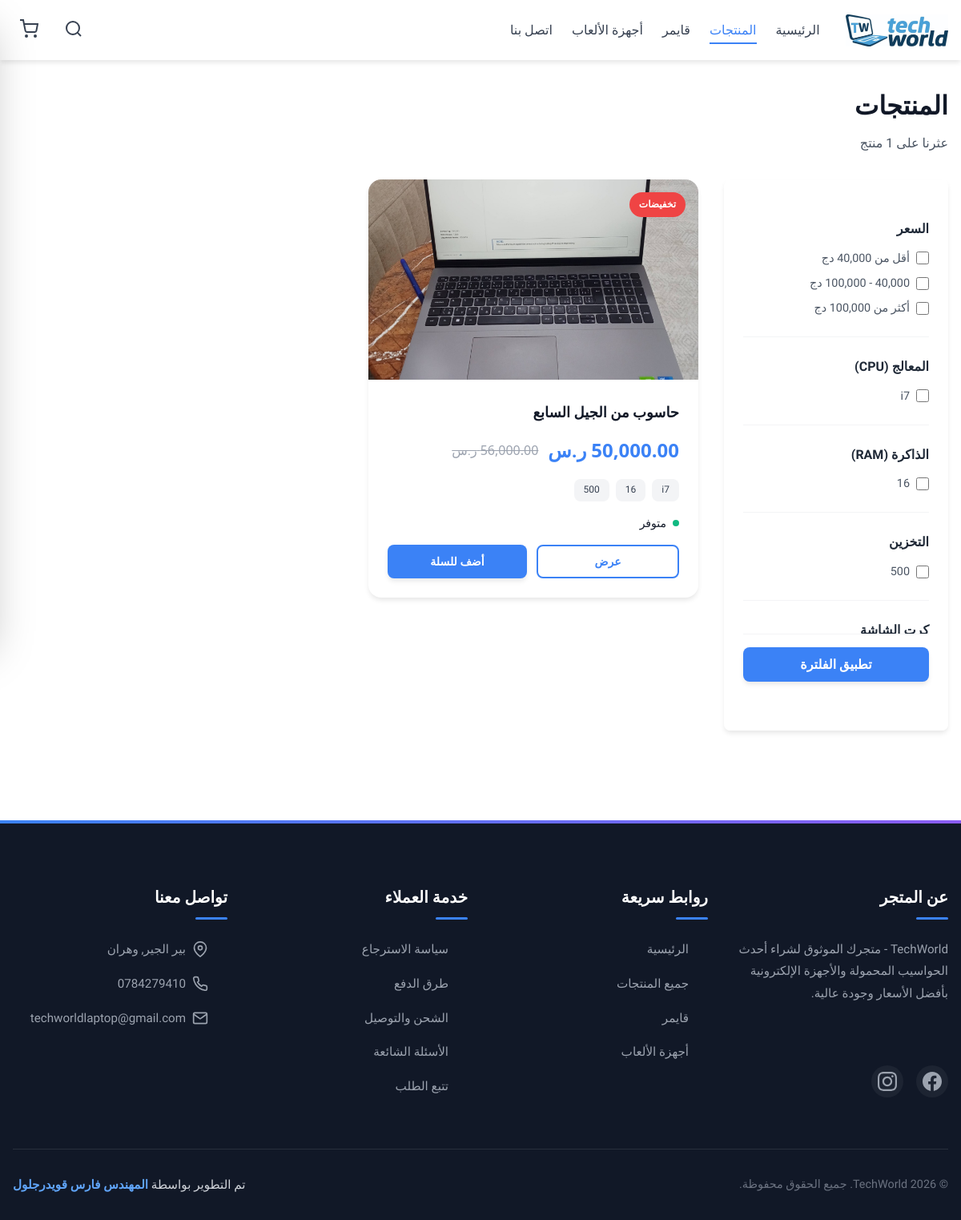
The page /products.php on the database as committed earlier.
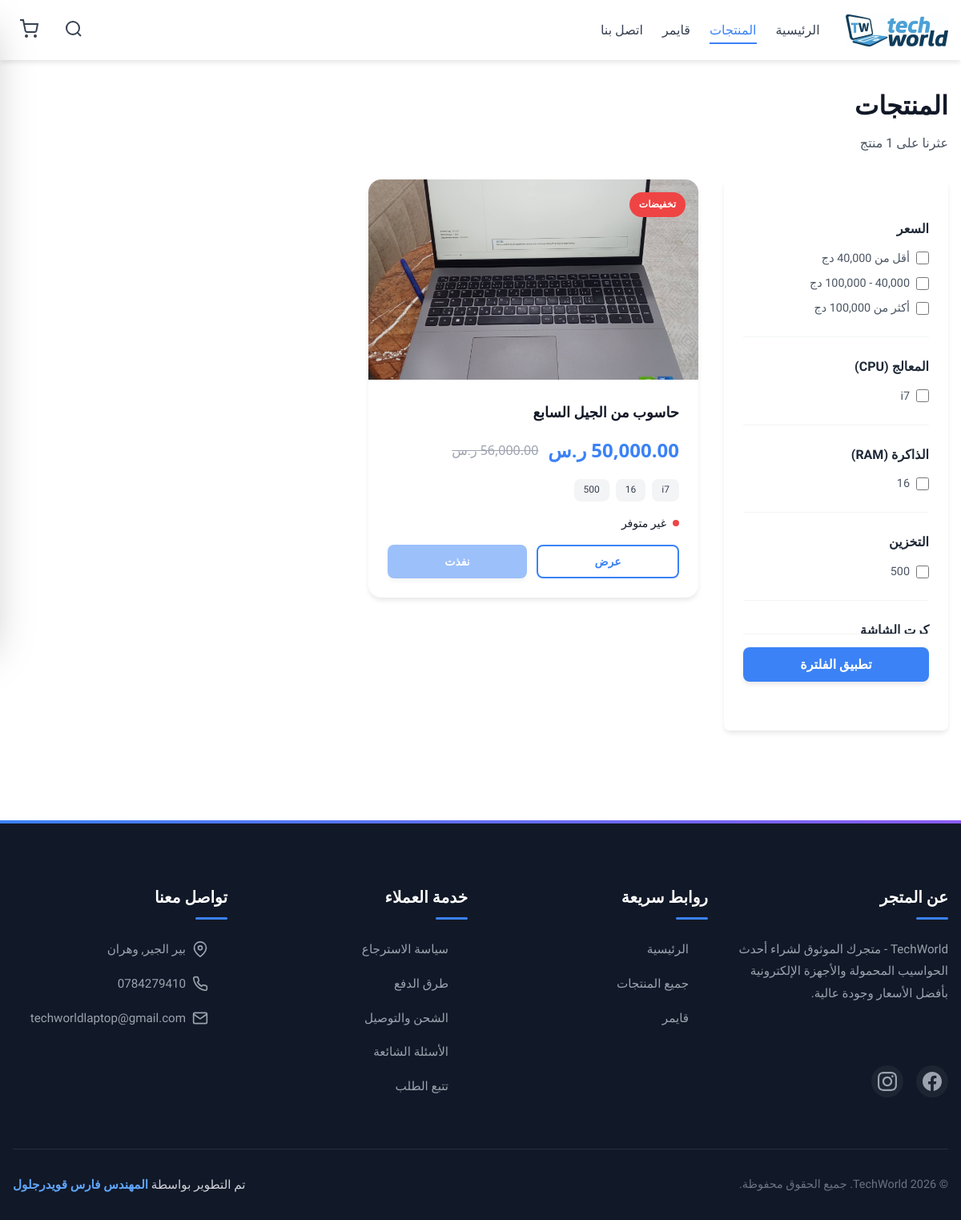
The same page on the database as committed later.
### tables this page shows
CREATE TABLE `categories` (
  `id` int(11) NOT NULL,
  `name_ar` varchar(100) NOT NULL,
  `name_en` varchar(100) NOT NULL,
  `slug` varchar(100) NOT NULL,
  `description` text DEFAULT NULL,
  `icon` varchar(100) DEFAULT NULL,
  `image` varchar(255) DEFAULT NULL,
  `is_active` tinyint(1) DEFAULT 1,
  `display_order` int(11) DEFAULT 0,
  `created_at` timestamp NOT NULL DEFAULT current_timestamp(),
  `updated_at` timestamp NOT NULL DEFAULT current_timestamp() ON UPDATE current_timestamp()
);

CREATE TABLE `products` (
  `id` int(11) NOT NULL,
  `name_ar` varchar(200) NOT NULL,
  `name_en` varchar(200) NOT NULL,
  `slug` varchar(200) NOT NULL,
  `sku` varchar(100) DEFAULT NULL,
  `model` varchar(100) DEFAULT NULL,
  `brand` varchar(100) DEFAULT NULL,
  `category_id` int(11) NOT NULL,
  `price` decimal(10,2) NOT NULL,
  `original_price` decimal(10,2) DEFAULT NULL,
  `discount_percentage` int(11) DEFAULT 0,
  `stock_count` int(11) DEFAULT 0,
  `in_stock` tinyint(1) DEFAULT 1,
  `min_stock` int(11) DEFAULT 5,
  `processor` varchar(200) DEFAULT NULL,
  `ram` varchar(100) DEFAULT NULL,
  `storage` varchar(100) DEFAULT NULL,
  `gpu` varchar(200) DEFAULT NULL,
  `screen_size` varchar(50) DEFAULT NULL,
  `screen_resolution` varchar(100) DEFAULT NULL,
  `battery` varchar(100) DEFAULT NULL,
  `weight` varchar(50) DEFAULT NULL,
  `os` varchar(100) DEFAULT NULL,
  `ports` text DEFAULT NULL,
  `description_short` text DEFAULT NULL,
  `description_full` text DEFAULT NULL,
  `warranty` varchar(200) DEFAULT NULL,
  `badge` enum('new','bestseller','sale','featured','none') DEFAULT 'none',
  `status` enum('active','inactive','draft','out_of_stock') DEFAULT 'active',
  `views` int(11) DEFAULT 0,
  `sales` int(11) DEFAULT 0,
  `rating` decimal(3,2) DEFAULT 0.00,
  `review_count` int(11) DEFAULT 0,
  `meta_title` varchar(200) DEFAULT NULL,
  `meta_description` text DEFAULT NULL,
  `meta_keywords` text DEFAULT NULL,
  `created_at` timestamp NOT NULL DEFAULT current_timestamp(),
  `updated_at` timestamp NOT NULL DEFAULT current_timestamp() ON UPDATE current_timestamp()
);

CREATE TABLE `product_images` (
  `id` int(11) NOT NULL,
  `product_id` int(11) NOT NULL,
  `image_url` varchar(500) NOT NULL,
  `is_primary` tinyint(1) DEFAULT 0,
  `display_order` int(11) DEFAULT 0,
  `alt_text` varchar(200) DEFAULT NULL,
  `created_at` timestamp NOT NULL DEFAULT current_timestamp()
);

CREATE TABLE `settings` (
  `id` int(11) NOT NULL,
  `setting_key` varchar(100) NOT NULL,
  `setting_value` text DEFAULT NULL,
  `setting_type` enum('text','number','boolean','json') DEFAULT 'text',
  `description` varchar(255) DEFAULT NULL,
  `updated_at` timestamp NOT NULL DEFAULT current_timestamp() ON UPDATE current_timestamp()
);

### config/database.php (called while the page is built, shortened)
<?php
try {
    $dsn = "mysql:host=" . DB_HOST . ";dbname=" . DB_NAME . ";charset=" . DB_CHARSET;
    $options = [
        PDO::ATTR_ERRMODE            => PDO::ERRMODE_EXCEPTION,
        PDO::ATTR_DEFAULT_FETCH_MODE => PDO::FETCH_ASSOC,
        PDO::ATTR_EMULATE_PREPARES   => false,
        PDO::MYSQL_ATTR_INIT_COMMAND => "SET NAMES " . DB_CHARSET
    ];
    $pdo = new PDO($dsn, DB_USER, DB_PASS, $options);
} catch (PDOException $e) {
    die("خطأ في الاتصال بقاعدة البيانات: " . $e->getMessage());
}
function query($sql, $params = []) {
    global $pdo;
    try {
        $stmt = $pdo->prepare($sql);
        $stmt->execute($params);
        return $stmt;
    } catch (PDOException $e) {
        error_log("Database Error: " . $e->getMessage());
        return false;
    }
}
function fetchOne($sql, $params = []) {
    $stmt = query($sql, $params);
    return $stmt ? $stmt->fetch() : null;
}
function fetchAll($sql, $params = []) {
    $stmt = query($sql, $params);
    return $stmt ? $stmt->fetchAll() : [];
}

### products.php (the view, shortened to what the changed rows need)
<?php
require_once 'includes/functions.php';
$brands = getUniqueValues('brand');
$processors = getUniqueValues('processor');
$rams = getUniqueValues('ram');
$storages = getUniqueValues('storage');
$gpus = getUniqueValues('gpu');
$filters = [
    'search' => $_GET['search'] ?? null,
    'category' => $_GET['category'] ?? null,
    'price_range' => $_GET['price_range'] ?? [],
    'brand' => $_GET['brand'] ?? [],
    'processor' => $_GET['processor'] ?? [],
    'ram' => $_GET['ram'] ?? [],
    'storage' => $_GET['storage'] ?? [],
    'gpu' => $_GET['gpu'] ?? []
];
$sort = $_GET['sort'] ?? 'newest';
$products = getFilteredProducts($filters, $sort);
$pageTitle = 'المنتجات';
$categories = getAllCategories();
$currency = getSetting('currency_symbol', 'دج');
include 'includes/header.php';
?>
<div class="container" style="padding: 2rem 1rem;">
    <div style="display: flex; justify-content: space-between; align-items: center; margin-bottom: 2rem; flex-wrap: wrap; gap: 1rem;">
        <div>
            <h1 style="font-size: 2rem; font-weight: 700; margin-bottom: 0.5rem;"><?php echo clean($pageTitle); ?></h1>
        </div>
    </div>
    <div class="products-layout">
        <aside class="filter-sidebar" id="filterSidebar">
            <form method="GET" action="products.php">
                <?php
                $attrMap = [
                    'brand'     => ['title' => 'العلامة التجارية', 'data' => $brands],
                    'processor' => ['title' => 'المعالج (CPU)', 'data' => $processors],
                    'ram'     => ['title' => 'الذاكرة (RAM)', 'data' => $rams],
                    'storage'   => ['title' => 'التخزين', 'data' => $storages],
                    'gpu'       => ['title' => 'كرت الشاشة', 'data' => $gpus],
                ];
                foreach ($attrMap as $key => $info):
                    if (empty($info['data'])) continue;
                    sort($info['data']);
                ?>
                <div class="filter-group">
                    <div class="filter-title"><?php echo $info['title']; ?></div>
                    <div class="filter-options">
                        <?php foreach ($info['data'] as $val): ?>
                        <label class="filter-label">
                            <input type="checkbox" name="<?php echo $key; ?>[]" value="<?php echo clean($val); ?>" class="filter-checkbox" <?php echo in_array($val, $filters[$key])?'checked':''; ?>>
                            <?php echo clean($val); ?>
                        </label>
                        <?php endforeach; ?>
                    </div>
                </div>
                <?php endforeach; ?>
            </form>
        </aside>
        <main>
            <?php if (!empty($products)): ?>
                <div class="products-grid">
                    <?php foreach ($products as $product): ?>
                        <div class="product-card">
                            <?php if ($product['badge'] && $product['badge'] !== 'none'): ?>
                                <span class="product-badge <?php echo $product['badge']; ?>">
                                    <?php
                                    $badges = ['new' => 'جديد', 'bestseller' => 'الأكثر مبيعاً', 'sale' => 'تخفيضات', 'featured' => 'مميز'];
                                    echo $badges[$product['badge']] ?? '';
                                    ?>
                                </span>
                            <?php endif; ?>
                            <a href="product.php?id=<?php echo $product['id']; ?>">
                                <?php $image = !empty($product['images']) ? $product['images'][0]['image_url'] : 'assets/images/placeholder.jpg'; ?>
                                <img src="<?php echo clean($image); ?>" alt="<?php echo clean($product['name_ar']); ?>" class="product-image" onerror="this.src='assets/images/placeholder.jpg'">
                            </a>
                            <div class="product-body">
                                <h3 class="product-name">
                                    <a href="product.php?id=<?php echo $product['id']; ?>" style="color: inherit;"><?php echo clean($product['name_ar']); ?></a>
                                </h3>
                                <div class="product-price">
                                    <span class="current-price"><?php echo formatPrice($product['price']); ?> <?php echo $currency; ?></span>
                                    <?php if ($product['original_price'] && $product['original_price'] > $product['price']): ?>
                                        <span class="original-price"><?php echo formatPrice($product['original_price']); ?> <?php echo $currency; ?></span>
                                    <?php endif; ?>
                                </div>
                                <?php if ($product['processor'] || $product['ram'] || $product['storage']): ?>
                                    <div class="product-specs">
                                        <?php if ($product['processor']): ?><span class="spec-badge"><?php echo clean($product['processor']); ?></span><?php endif; ?>
                                        <?php if ($product['ram']): ?><span class="spec-badge"><?php echo clean($product['ram']); ?></span><?php endif; ?>
                                        <?php if ($product['storage']): ?><span class="spec-badge"><?php echo clean($product['storage']); ?></span><?php endif; ?>
                                    </div>
                                <?php endif; ?>
                                <div class="stock-status">
                                    <span class="stock-dot <?php echo $product['stock_count'] > 0 ? 'in-stock' : 'out-of-stock'; ?>"></span>
                                    <span><?php echo $product['stock_count'] > 0 ? 'متوفر' : 'غير متوفر'; ?></span>
                                </div>
                                <div class="product-actions">
                                    <a href="product.php?id=<?php echo $product['id']; ?>" class="btn btn-secondary btn-sm">عرض</a>
                                    <?php if ($product['stock_count'] > 0): ?>
                                        <button class="btn btn-primary btn-sm" onclick="addToCart('<?php echo $product['id']; ?>', '<?php echo addslashes($product['name_ar']); ?>', <?php echo $product['price']; ?>, '<?php echo clean($image); ?>')">أضف للسلة</button>
                                    <?php else: ?>
                                        <button class="btn btn-primary btn-sm" disabled>نفذت</button>
                                    <?php endif; ?>
                                </div>
                            </div>
                        </div>
                    <?php endforeach; ?>
                </div>
            <?php endif; ?>
        </main>
    </div>
</div>
<?php include 'includes/footer.php'; ?>

### includes/header.php (shortened to what the changed rows need)
<?php
require_once __DIR__ . '/functions.php';
$categories = getAllCategories();
$pageTitle = $pageTitle ?? 'متجر التقنية';
?>
<!DOCTYPE html>
<html lang="ar" dir="rtl">
<head>
    <link rel="stylesheet" href="assets/css/style.css">
</head>
<body>
    <header class="header">
        <div class="container">
            <nav class="navbar">
                <div class="navbar-menu">
                    <ul class="navbar-nav" id="navbarNav">
                        <?php foreach (array_slice($categories, 0, 3) as $category): ?>
                            <li><a href="products.php?category=<?php echo $category['slug']; ?>" class="nav-link <?php echo (isset($_GET['category']) && $_GET['category'] == $category['slug']) ? 'active' : ''; ?>"><?php echo clean($category['name_ar']); ?></a></li>
                        <?php endforeach; ?>
                    </ul>
                </div>
            </nav>
        </div>
    </header>
    <main>

### includes/functions.php (shortened to what the changed rows need)
<?php
require_once __DIR__ . '/../config/database.php';
function clean($data) {
    return htmlspecialchars(trim($data), ENT_QUOTES, 'UTF-8');
}
function getProductImages($productId) {
    $sql = "SELECT * FROM product_images
            WHERE product_id = :product_id
            ORDER BY is_primary DESC, display_order ASC";
    return fetchAll($sql, ['product_id' => $productId]);
}
function getUniqueValues($column) {
    $allowed = ['brand', 'processor', 'ram', 'storage', 'gpu'];
    $sql = "SELECT DISTINCT $column FROM products WHERE status = 'active' AND $column IS NOT NULL AND $column != '' ORDER BY $column";
    $result = fetchAll($sql);
    return array_column($result, $column);
}
function getFilteredProducts($filters = [], $sort = 'newest', $limit = null, $offset = 0) {
    $sql = "SELECT p.*, c.name_ar as category_name
            FROM products p
            LEFT JOIN categories c ON p.category_id = c.id
            WHERE p.status = 'active'";
    $params = [];
    $attributes = ['brand', 'processor', 'ram', 'storage', 'gpu'];
    switch ($sort) {
        default: $sql .= " ORDER BY p.created_at DESC";
    }
    $stmt = query($sql, $params);
    $products = $stmt ? $stmt->fetchAll() : [];
    foreach ($products as &$product) {
        $product['images'] = getProductImages($product['id']);
    }
    return $products;
}
function getAllCategories() {
    $sql = "SELECT * FROM categories WHERE is_active = 1 ORDER BY display_order ASC";
    return fetchAll($sql);
}
function getSetting($key, $default = null) {
    $sql = "SELECT setting_value FROM settings WHERE setting_key = :key";
    $result = fetchOne($sql, ['key' => $key]);
    return $result ? $result['setting_value'] : $default;
}
function formatPricePlain($price) {
    return number_format($price, 2, '.', ',');
}
function formatPrice($price) {
    return '<span class="en-num">' . formatPricePlain($price) . '</span>';
}

### includes/footer.php (shortened to what the changed rows need)
    </main>
    <footer class="footer">
        <div class="container">
            <div class="footer-content">
                <div class="footer-section">
                    <div class="footer-links">
                        <a href="index.php" class="footer-link">الرئيسية</a>
                        <a href="products.php" class="footer-link">جميع المنتجات</a>
                        <?php foreach (array_slice($categories, 0, 4) as $category): ?>
                            <a href="products.php?category=<?php echo $category['slug']; ?>" class="footer-link">
                                <?php echo clean($category['name_ar']); ?>
                            </a>
                        <?php endforeach; ?>
                    </div>
                </div>
            </div>
        </div>
    </footer>
</body>
</html>

Rows that differ between the two databases and show on the page:
no longer on this page (row edited): categories: name_ar "أجهزة الألعاب"
changed products "حاسوب من الجيل السابع": stock_count "متوفر أضف للسلة" → "غير متوفر نفذت"
